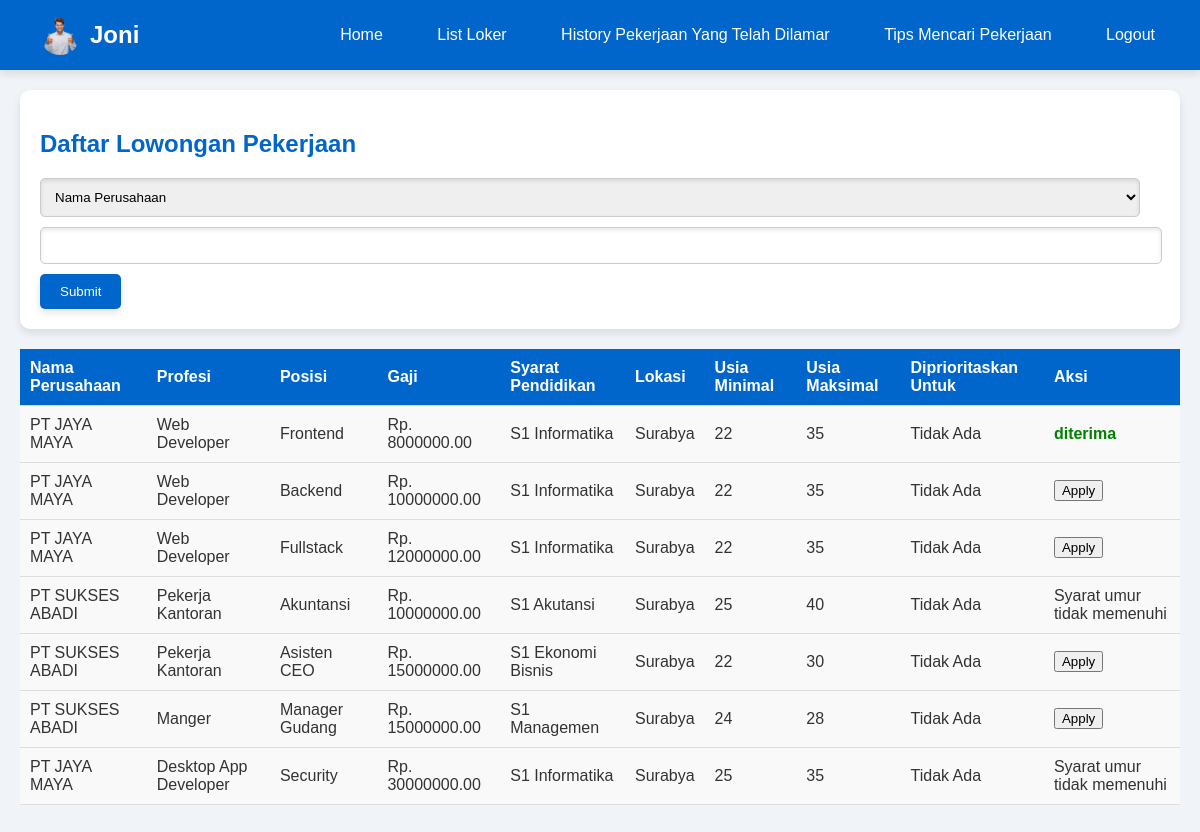
Page /list_loker.php (signed in) on the committed database.
### tables this page shows
CREATE TABLE `loker` (
  `id` INT(11) NOT NULL,
  `id_perusahaan` INT(11) NOT NULL,
  `profesi` VARCHAR(100) DEFAULT NULL,
  `posisi` VARCHAR(100) DEFAULT NULL,
  `gaji` DECIMAL(10,2) DEFAULT NULL,
  `syaratpendidikan` VARCHAR(100) DEFAULT NULL,
  `lokasi` VARCHAR(100) DEFAULT NULL,
  `usiamin` INT(11) DEFAULT NULL,
  `usiamax` INT(11) DEFAULT NULL,
  `prioritasgender` VARCHAR(10) DEFAULT NULL
);

CREATE TABLE `akun_perusahaan` (
  `id` INT(11) NOT NULL,
  `nama` VARCHAR(100) NOT NULL,
  `foto_profil` VARCHAR(255) DEFAULT NULL,
  `email` VARCHAR(100) NOT NULL,
  `password` VARCHAR(255) NOT NULL
);

CREATE TABLE `history` (
  `id` INT(11) NOT NULL,
  `waktu_melamar` TIMESTAMP NOT NULL DEFAULT CURRENT_TIMESTAMP(),
  `id_pencari_kerja` INT(11) DEFAULT NULL,
  `id_perusahaan` INT(11) NOT NULL,
  `id_loker` INT(11) DEFAULT NULL,
  `file_cv` VARCHAR(255) DEFAULT NULL,
  `file_scan_ktp` VARCHAR(255) DEFAULT NULL,
  `file_ijazah` VARCHAR(255) DEFAULT NULL,
  `file_pass_foto` VARCHAR(255) DEFAULT NULL,
  `file_sertifikat` VARCHAR(255) DEFAULT NULL,
  `file_portfolio` VARCHAR(255) DEFAULT NULL,
  `alasan` VARCHAR(255) DEFAULT NULL,
  `status` ENUM('diterima','ditolak','pending') DEFAULT 'pending'
);

### php/logic/Database.php (called while the page is built, shortened)
<?php
    class Database {
        private $host = 'localhost';
        private $username = 'root';
        private $password = '';
        private $database = 'dbwebinfoloker';
        private $conn;
        public function __construct() {
            $this->conn = mysqli_connect($this->host, $this->username, $this->password, $this->database);
        }
        public function get_connection() {
            return $this->conn;
        }
    }
?>

### php/logic/MysqliQuery.php (called while the page is built, shortened)
<?php
require_once('Database.php');
class MysqliQuery extends Database {
    public function get_pencari_kerja_gender_by_id_pencari_kerja($id) {
        $sql = "SELECT gender FROM akun_pencari_kerja WHERE id = '$id'";
        $result = mysqli_query($this->get_connection(), $sql);
        if ($result) {
            $row = mysqli_fetch_assoc($result);
            $gender = $row['gender'];
            return $gender;
        } else {
            return "error : mysqli error";
        }
    }
    public function get_pencari_kerja_age_by_id_pencari_kerja($id) {
        $sql = "SELECT tanggal_lahir FROM akun_pencari_kerja WHERE id = '$id'";
        $result = mysqli_query($this->get_connection(), $sql);
        if ($result) {
            $row = mysqli_fetch_assoc($result);
            $tanggal_lahir = $row['tanggal_lahir'];
            $birthDate = new DateTime($tanggal_lahir);
            $currentDate = new DateTime();
            $age = $currentDate->diff($birthDate)->y;
            return $age;
        } else {
            return "error : mysqli error";
        }
    }
    public function get_status_lamaran_by_id_pekerja_and_id_loker($id_pekerja, $id_loker) {
        $status = array();
        $sql = "SELECT status FROM history WHERE id_pencari_kerja = '$id_pekerja' AND id_loker = '$id_loker'";
        $result = mysqli_query($this->get_connection(), $sql);
        if ($result) {
            while ($row = mysqli_fetch_assoc($result)) {
                $status[] = $row;
            }
        } else {
            return "error : mysqli error";
        }
        return $status;
    }
    public function get_loker() {
        $loker = array();
        $sql = "SELECT akun_perusahaan.nama, loker.*
                FROM loker
                INNER JOIN akun_perusahaan ON loker.id_perusahaan=akun_perusahaan.id";
        $result = mysqli_query($this->get_connection(), $sql);
        if ($result) {
            while ($row = mysqli_fetch_assoc($result)) {
                $loker[] = $row;
            }
        } else {
            return "error : mysqli error";
        }
        return $loker;
    }
}
?>

### list_loker.php (the view, shortened to what this page needs)
<?php
    require_once('./php/logic/MysqliQuery.php');
    $mysqliQuery = new MysqliQuery();
    $pencari_kerja_age = $mysqliQuery->get_pencari_kerja_age_by_id_pencari_kerja($_SESSION['id']);
    $pencari_kerja_gender = $mysqliQuery->get_pencari_kerja_gender_by_id_pencari_kerja($_SESSION['id']);
    $loker = $mysqliQuery->get_loker();
?>
<!DOCTYPE html>
<html lang="en">
<head>
    <link rel="stylesheet" href="css/index.css">
</head>
<body>
    <?php require_once('./php/template/navbar.php'); ?>
    <div class="container">
        <div class="allDaftarLokerDiv">
            <h2>Daftar Lowongan Pekerjaan</h2>
            <form action="" method="get">
                <select name="category">
                    <option value="nama">Nama Perusahaan</option>
                </select>
                <input type="text" name="searchresult" id="">
                <input type="submit" value="Submit">
            </form>
        </div>
        <table class="tabelAllDaftarLoker">
            <thead>
                <tr>
                    <th>Nama Perusahaan</th>
                    <th>Profesi</th>
                    <th>Posisi</th>
                    <th>Gaji</th>
                    <th>Syarat Pendidikan</th>
                    <th>Lokasi</th>
                    <th>Usia Minimal</th>
                    <th>Usia Maksimal</th>
                    <th>Diprioritaskan Untuk</th>
                    <th>Aksi</th>
                </tr>
            </thead>
            <tbody>
            <?php foreach ($loker as $row) : ?>
                <tr>
                    <?php
                        $status_lamaran = $mysqliQuery->get_status_lamaran_by_id_pekerja_and_id_loker($_SESSION['id'], $row['id']);
                        $status_lamaran = !empty($status_lamaran) ? $status_lamaran[0]['status'] : null;
                        $gender_priority_met = ($pencari_kerja_gender == $row["prioritasgender"]) || ($row["prioritasgender"] == 'Tidak Ada');
                        $age_priority_met = ($pencari_kerja_age >= $row['usiamin']) && ($pencari_kerja_age <= $row['usiamax']);
                    ?>
                    <td><?php echo $row['nama']; ?></td>
                    <td><?php echo $row['profesi']; ?></td>
                    <td><?php echo $row['posisi']; ?></td>
                    <td>Rp. <?php echo $row['gaji']; ?></td>
                    <td><?php echo $row['syaratpendidikan']; ?></td>
                    <td><?php echo $row['lokasi']; ?></td>
                    <td><?php echo $row['usiamin']; ?></td>
                    <td><?php echo $row['usiamax']; ?></td>
                    <td><?php echo $row['prioritasgender']; ?></td>
                    <?php if (is_null($status_lamaran)) : ?>
                        <?php if ($age_priority_met && $gender_priority_met) : ?>
                            <td>
                                <form action="apply.php" method="post">
                                    <button type="submit" name="apply_btn">Apply</button>
                                </form>
                            </td>
                        <?php elseif (!$age_priority_met) : ?>
                            <td>Syarat umur tidak memenuhi</td>
                        <?php elseif (!$gender_priority_met) : ?>
                            <td>Syarat gender tidak memenuhi</td>
                        <?php else : ?>
                            <td>Syarat umur dan gender tidak memenuhi</td>
                        <?php endif; ?>
                    <?php else : ?>
                        <td class="<?php echo $status_lamaran; ?>"><?php echo $status_lamaran; ?></td>
                    <?php endif; ?>
                </tr>
            <?php endforeach; ?>
            </tbody>
        </table>
    </div>
</body>
</html>

### css/index.css (style rules this page uses)
.diterima { color: #008000; font-weight: bolder; }
body { font-family: Arial, sans-serif; background-color: #f0f4f8; color: #333; margin: 0; padding: 0; }
.container { max-width: 1200px; margin: 0 auto; padding: 20px; }
#welcoming, .daftarLokerDivHome, .tipsMencariPekerjaanHome, .allDaftarLokerDiv, .formTambahLoker, .allTipsDiv, .historyDiv { background-color: #ffffff; border-radius: 10px; padding: 20px; box-shadow: 0 4px 8px rgba(0, 0, 0, 0.1); margin-bottom: 20px; }
h2 { color: #0066cc; }
table { width: 100%; border-collapse: collapse; margin-bottom: 20px; }
thead { background-color: #0066cc; color: #ffffff; }
th, td { padding: 10px; text-align: left; border-bottom: 1px solid #dddddd; }
th { font-weight: bold; }
td { background-color: #f9f9f9; }
form input[type="text"], form input[type="number"], form select { width: calc(100% - 20px); padding: 10px; margin-bottom: 10px; border: 1px solid #cccccc; border-radius: 5px; box-shadow: 0 2px 4px rgba(0, 0, 0, 0.1) inset; }
form input[type="submit"] { background-color: #0066cc; color: #ffffff; border: none; padding: 10px 20px; border-radius: 5px; cursor: pointer; box-shadow: 0 4px 8px rgba(0, 0, 0, 0.1); }

### rows in the picture
loker: id_perusahaan.nama "PT JAYA MAYA", profesi "Web Developer", posisi "Frontend", gaji "8000000.00", syaratpendidikan "S1 Informatika", lokasi "Surabya", usiamin "22", usiamax "35", prioritasgender "Tidak Ada", history.status "diterima"
loker: id_perusahaan.nama "PT JAYA MAYA", profesi "Web Developer", posisi "Backend", gaji "10000000.00", syaratpendidikan "S1 Informatika", lokasi "Surabya", usiamin "22", usiamax "35", prioritasgender "Tidak Ada"
loker: id_perusahaan.nama "PT JAYA MAYA", profesi "Web Developer", posisi "Fullstack", gaji "12000000.00", syaratpendidikan "S1 Informatika", lokasi "Surabya", usiamin "22", usiamax "35", prioritasgender "Tidak Ada"
loker: id_perusahaan.nama "PT SUKSES ABADI", profesi "Pekerja Kantoran", posisi "Akuntansi", gaji "10000000.00", syaratpendidikan "S1 Akutansi", lokasi "Surabya", usiamin "25", usiamax "40", prioritasgender "Tidak Ada", shows "Syarat umur tidak memenuhi"
loker: id_perusahaan.nama "PT SUKSES ABADI", profesi "Pekerja Kantoran", posisi "Asisten CEO", gaji "15000000.00", syaratpendidikan "S1 Ekonomi Bisnis", lokasi "Surabya", usiamin "22", usiamax "30", prioritasgender "Tidak Ada"
loker: id_perusahaan.nama "PT SUKSES ABADI", profesi "Manger", posisi "Manager Gudang", gaji "15000000.00", syaratpendidikan "S1 Managemen", lokasi "Surabya", usiamin "24", usiamax "28", prioritasgender "Tidak Ada"
loker: id_perusahaan.nama "PT JAYA MAYA", profesi "Desktop App Developer", posisi "Security", gaji "30000000.00", syaratpendidikan "S1 Informatika", lokasi "Surabya", usiamin "25", usiamax "35", prioritasgender "Tidak Ada", shows "Syarat umur tidak memenuhi"

### other values in the picture
$_SESSION['nama'] "Joni"
